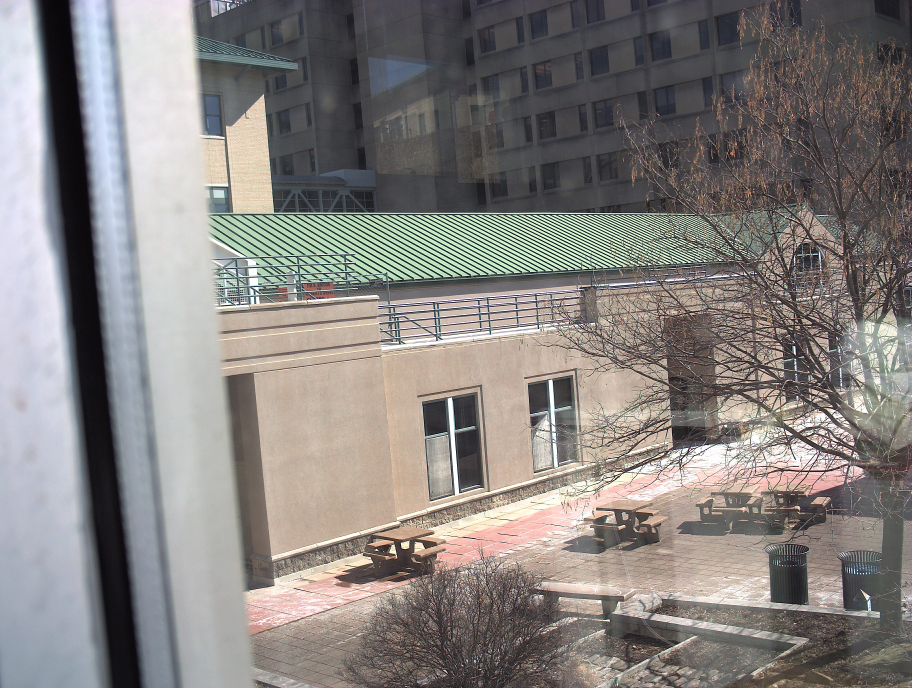
#> input picture archive/autofocusPy/images/breathecam/1.jpg, 3648 x 2752 px, found by its file name (shown at 1/4 size); its folder holds only this picture in this run
$ python autofocus_edge.py   (Python 2 division)
#> lines starting #> are read from the running program, lines starting #| are printed output that depends on the picture; after the words box and inside, x2 and y2 are one past the last pixel; in counts of white or black regions, pixels touching at a corner belong together
## Canny Edge Detection
## This script is used for autofocusing breathecam
## Usage: python autofocus.py [IP] [lenseNumber] [isLoop]
## e.g. python autofocus.py 192.168.4.13 1 True

import cv2
import numpy as np
from PIL import Image
import sys
from urllib import urlretrieve
import socket
import time

pixels_edge_max = 0

loan_camera_lense_order = ["4","2","1","3"]
camera2_lense_order = ["1","4","2","3"]
camera3_lense_order = ["1","3","4","2"]
camera4_lense_order = ["1","3","4","2"]

## Change this one according to the camera being used
current_camera = camera2_lense_order

def getImages(ip, lenseNumber):
    username = "admin"
    password = "illah123"
    addr = username + ":" + password + "@" + ip
    config = "res=full&x0=0&y0=0&x1=3648&y1=2752&quality=21&doublescan=0"
    socket.setdefaulttimeout(10)
    folderPath = 'images/breathecam/'
    fileName = lenseNumber + '.jpg'
    urlretrieve('http://' + addr + '/image' + current_camera[int(lenseNumber)-1] + '?' + config, folderPath + fileName)
    computeEdge(folderPath, fileName)

def computeEdge(folderPath, fileName):
#> called with folderPath = 'images/test/', fileName = '1.jpg'
    global pixels_edge_max
    path = folderPath + fileName
    img = cv2.imread(path, 0)
#> img: shape (2752, 3648); min 0, max 255, mean 131.4
    edge = cv2.Canny(img, 100, 200)
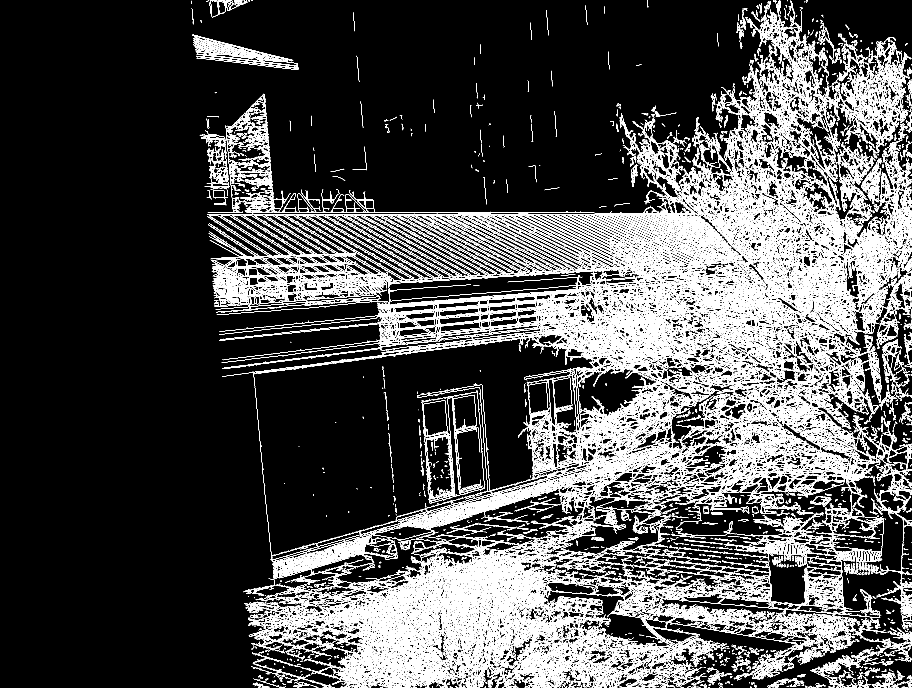
#> edge: shape (2752, 3648) (shown at 1/4 size); 10.8% white in thin lines or dots, all inside (x1, y1, x2, y2) = (764, 0, 3648, 2752)
    pixels_edge = np.sum(edge) / 255
#> pixels_edge = 1086827
    if pixels_edge_max < pixels_edge:
        pixels_edge_max = pixels_edge
#> pixels_edge_max = 1086827
    Image.fromarray(edge).save(folderPath + 'edge_' + fileName)
    print 'Edges :', pixels_edge, '/', pixels_edge_max, ':', folderPath + fileName
#| Edges : 1086827.0 / 1086827.0 : images/test/1.jpg
    return [img, edge, pixels_edge]

def computeAllEdges(folderPath):
    [img1, edge1, pixels_edge1] = computeEdge(folderPath, '1.jpg')
#> pixels_edge1 = 1086827
    [img2, edge2, pixels_edge2] = computeEdge(folderPath, '2.jpg')
#> call 2 of computeEdge, with folderPath = 'images/test/', fileName = '2.jpg'
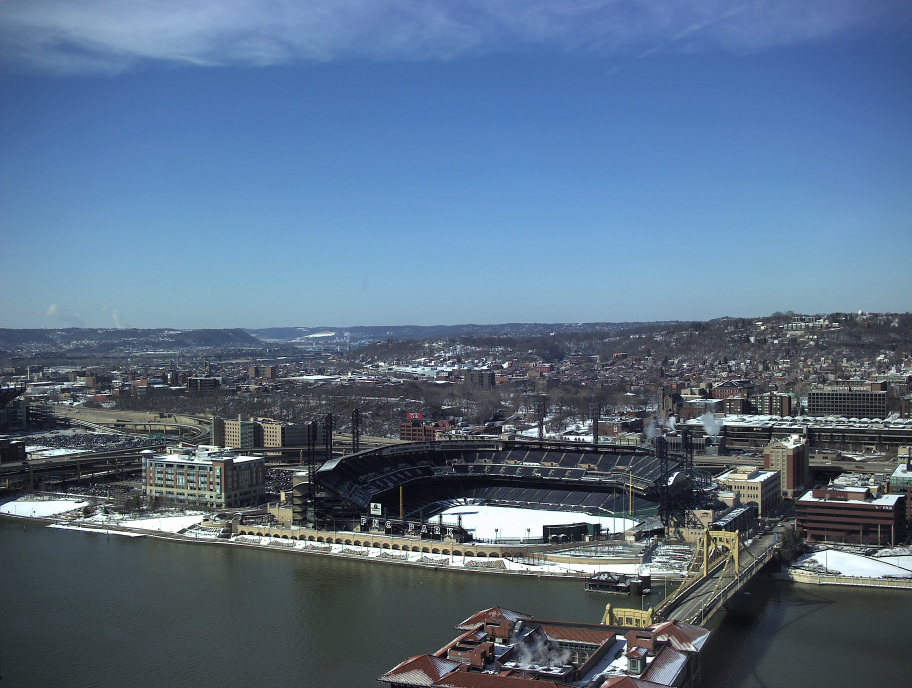
#> input picture archive/autofocusPy/images/test/2.jpg, 3648 x 2752 px (shown at 1/4 size)
#> in computeEdge (call 2), `edge = cv2.Canny(img, 100, 200)`:
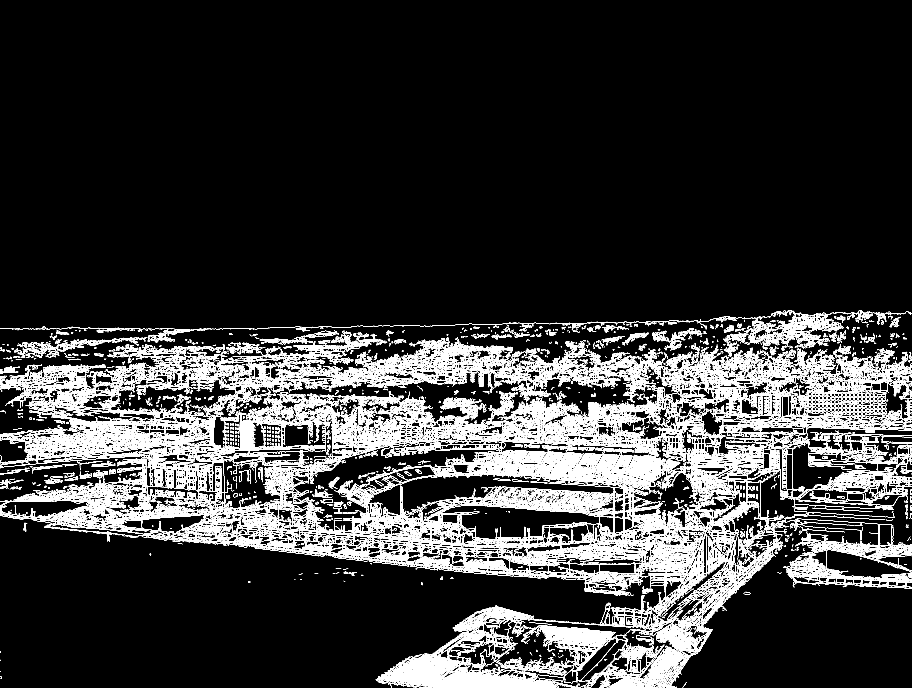
#> edge: shape (2752, 3648) (shown at 1/4 size); 7.7% white in thin lines or dots, all inside (x1, y1, x2, y2) = (0, 1240, 3648, 2752)
#> in computeEdge (call 2), `pixels_edge = np.sum(edge) / 255`: pixels_edge = 773100
#| Edges : 773100.0 / 1086827.0 : images/test/2.jpg
#> pixels_edge2 = 773100
    [img3, edge3, pixels_edge3] = computeEdge(folderPath, '3.jpg')
#> call 3 of computeEdge, with folderPath = 'images/test/', fileName = '3.jpg'
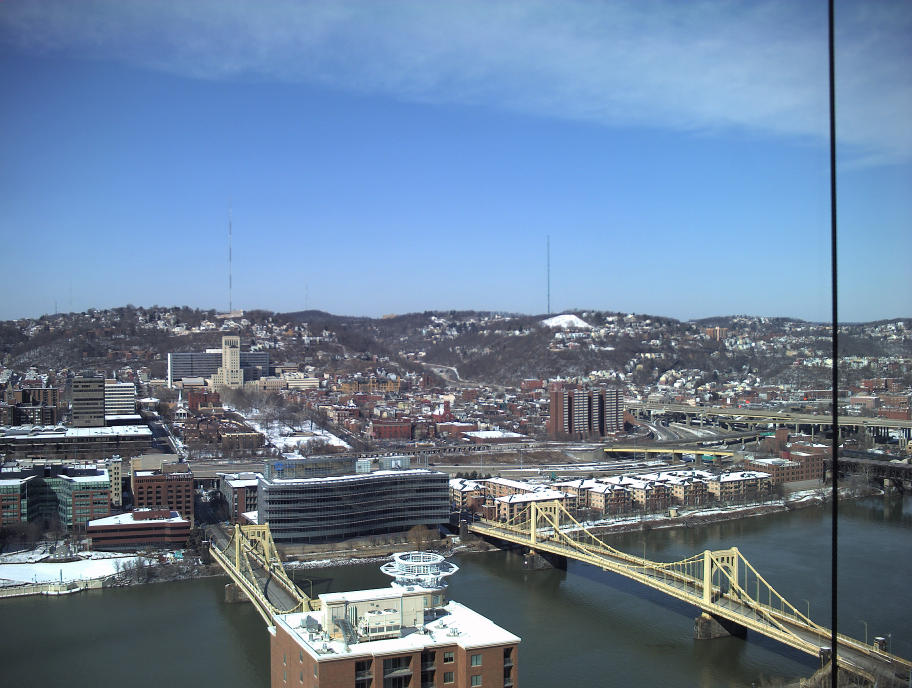
#> input picture archive/autofocusPy/images/test/3.jpg, 3648 x 2752 px (shown at 1/4 size)
#> in computeEdge (call 3), `edge = cv2.Canny(img, 100, 200)`:
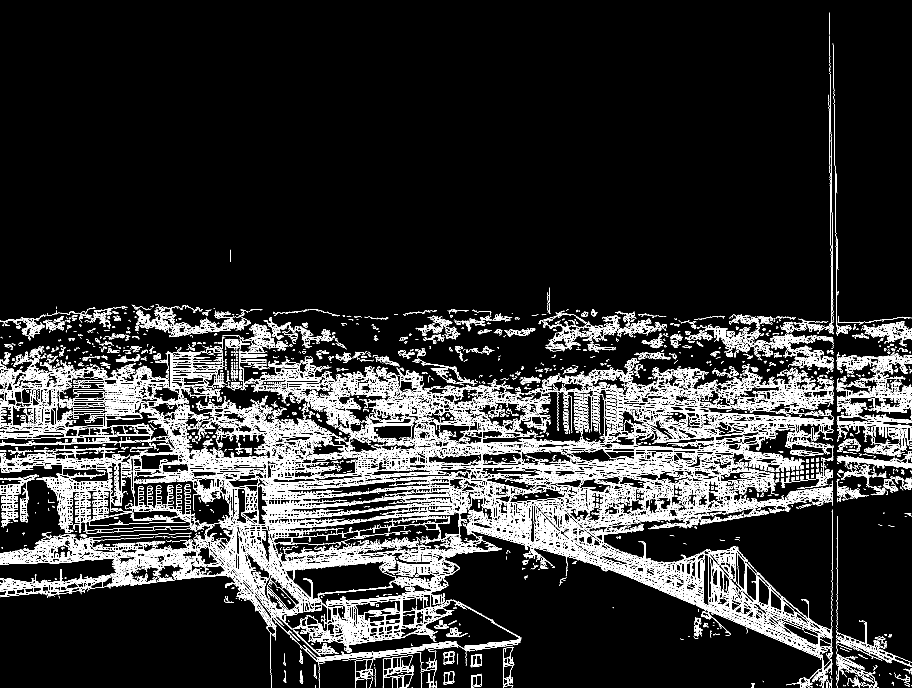
#> edge: shape (2752, 3648) (shown at 1/4 size); 6.8% white in thin lines or dots
#> in computeEdge (call 3), `pixels_edge = np.sum(edge) / 255`: pixels_edge = 686466
#| Edges : 686466.0 / 1086827.0 : images/test/3.jpg
#> pixels_edge3 = 686466
    [img4, edge4, pixels_edge4] = computeEdge(folderPath, '4.jpg')
#> call 4 of computeEdge, with folderPath = 'images/test/', fileName = '4.jpg'
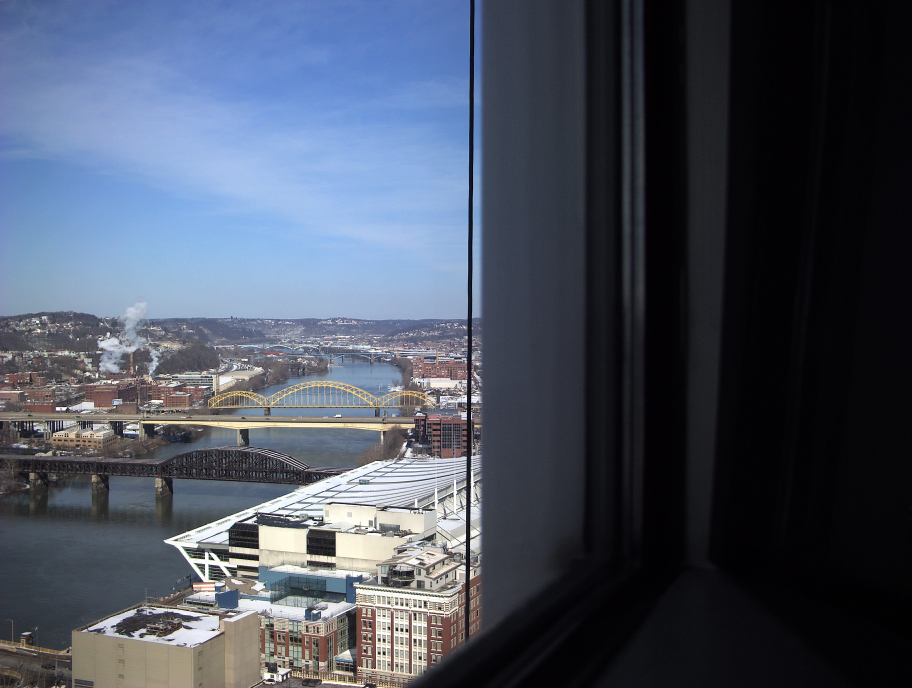
#> input picture archive/autofocusPy/images/test/4.jpg, 3648 x 2752 px (shown at 1/4 size)
#> in computeEdge (call 4), `edge = cv2.Canny(img, 100, 200)`:
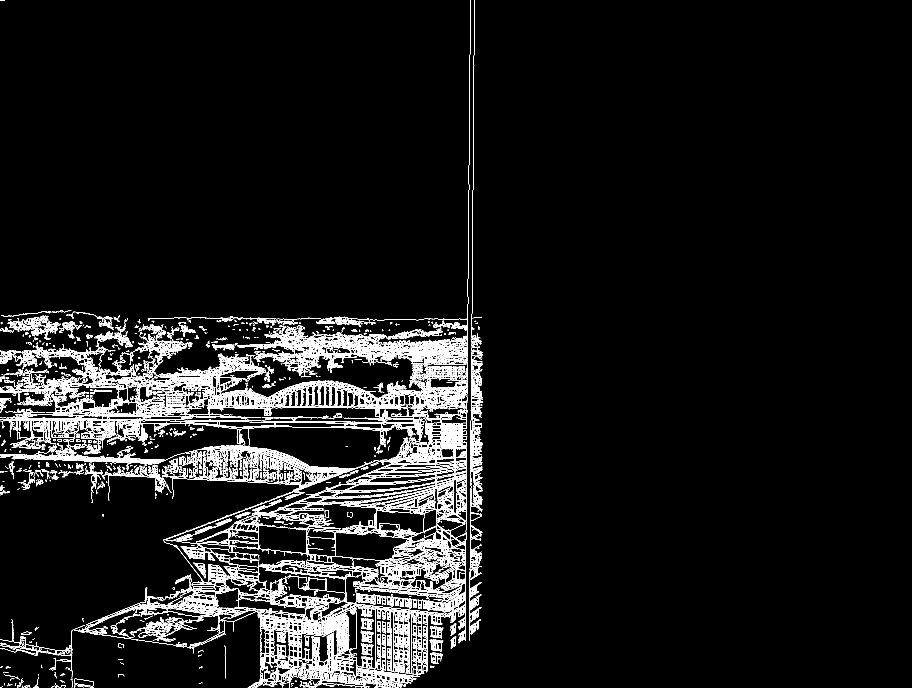
#> edge: shape (2752, 3648) (shown at 1/4 size); 3.5% white in thin lines or dots, all inside (x1, y1, x2, y2) = (0, 0, 1933, 2752)
#> in computeEdge (call 4), `pixels_edge = np.sum(edge) / 255`: pixels_edge = 354687
#| Edges : 354687.0 / 1086827.0 : images/test/4.jpg
#> pixels_edge4 = 354687
    pixels_edge = pixels_edge1 + pixels_edge2 + pixels_edge3 + pixels_edge4
#> pixels_edge = 2901080
    return pixels_edge

if __name__ == '__main__':
    if len(sys.argv) > 3:
        if sys.argv[3] == 'True':
            while True:
                getImages(sys.argv[1], sys.argv[2])
        else:
            getImages(sys.argv[1], sys.argv[2])
    else:
        computeAllEdges('images/test/')
